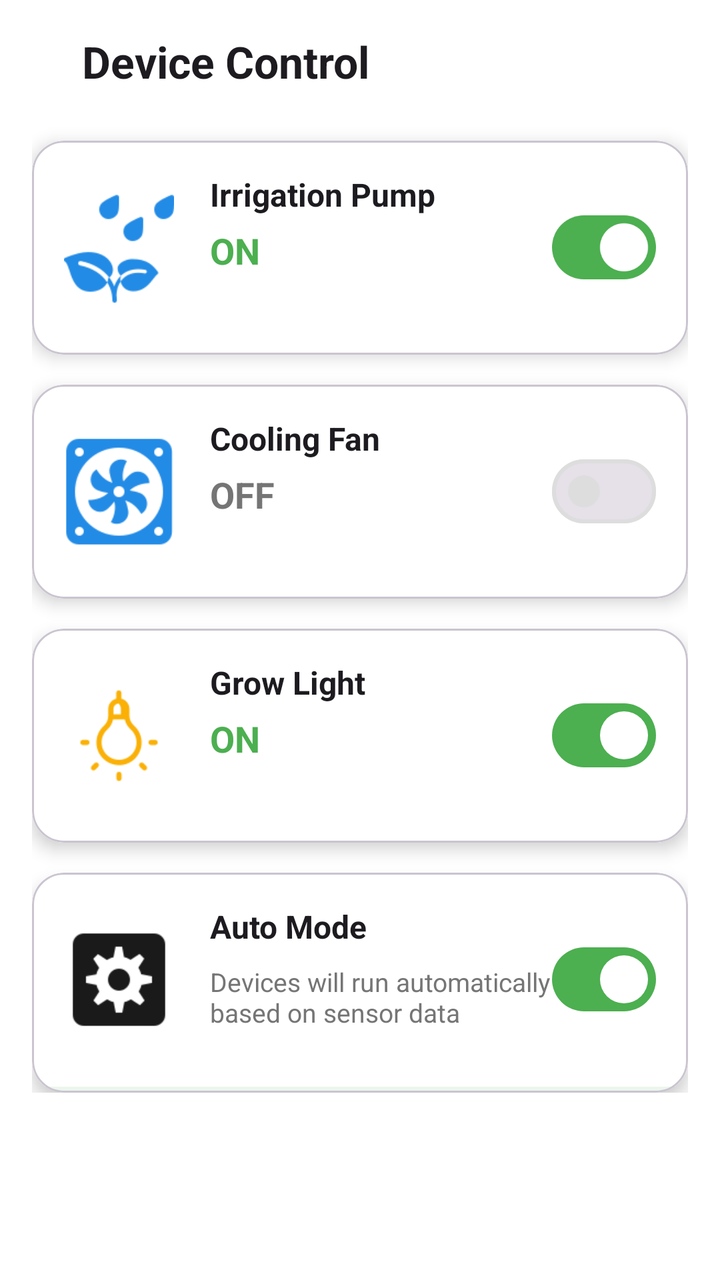
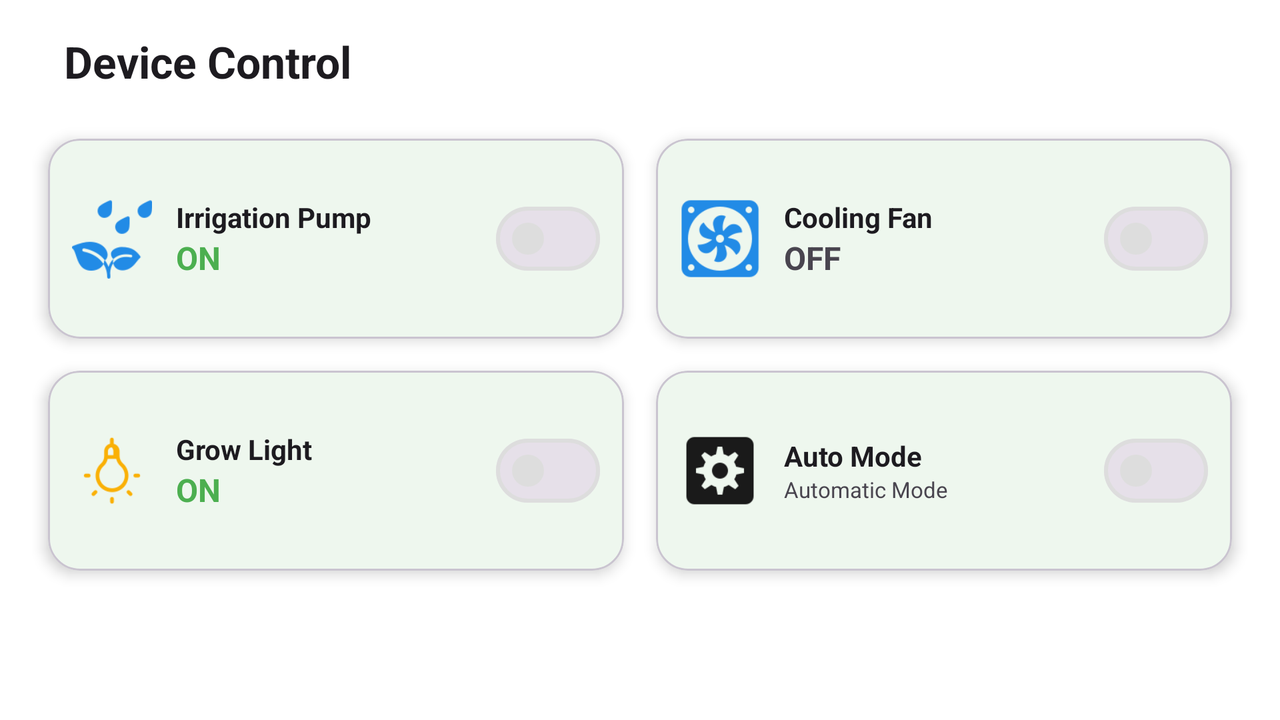

Compare how this app lays out the same screen by default and in its alternative resource folder. The renders come first, then the two layout files and the values they reference.
<!-- AndroidManifest.xml: application theme Theme.SmartFarm -->
<!-- res/layout/control_panel.xml -->
<ScrollView xmlns:android="http://schemas.android.com/apk/res/android"
    xmlns:app="http://schemas.android.com/apk/res-auto"
    xmlns:tools="http://schemas.android.com/tools"
    android:layout_width="match_parent"
    android:layout_height="match_parent"
    android:background="?android:attr/colorBackground">


    <LinearLayout
        android:orientation="vertical"
        android:padding="16dp"
        android:layout_width="match_parent"
        android:layout_height="wrap_content">


        

        <LinearLayout
            android:gravity="center_vertical"
            android:layout_width="match_parent"
            android:layout_height="wrap_content">

            <TextView
                android:text="@string/device_control"
                android:textSize="22sp"
                android:textStyle="bold"
                android:textColor="?android:attr/textColorPrimary"
                android:layout_marginStart="25dp"
                android:layout_width="0dp"
                android:layout_weight="1"
                android:layout_height="wrap_content"/>

           </LinearLayout>





        

        <com.google.android.material.card.MaterialCardView
            android:layout_marginTop="25dp"
            android:layout_width="match_parent"
            android:layout_height="wrap_content"
            android:minHeight="100dp"
            app:cardCornerRadius="16dp"
            app:cardElevation="5dp">


            <LinearLayout
                android:gravity="center_vertical"
                android:background="?attr/colorSurface"
                android:padding="16dp"
                android:orientation="horizontal"
                android:layout_width="match_parent"
                android:layout_height="match_parent">


                <ImageView
                    android:contentDescription="@string/todo"
                    android:src="@drawable/ic_irrigation_pump"
                    android:layout_width="55dp"
                    android:layout_height="55dp"
                    tools:ignore="ContentDescription" />


                <LinearLayout
                    android:layout_width="0dp"
                    android:layout_height="75dp"
                    android:layout_marginStart="18dp"
                    android:layout_weight="1"
                    android:orientation="vertical">


                    <TextView
                        android:layout_width="wrap_content"
                        android:layout_height="wrap_content"
                        android:text="@string/irrigation_pump"
                        android:textSize="16sp"
                        android:textStyle="bold"
                        android:textColor="?android:attr/textColorPrimary" />


                    <TextView
                        android:id="@+id/tvPumpStatus"
                        android:layout_width="wrap_content"
                        android:layout_height="wrap_content"
                        android:layout_marginTop="5dp"
                        android:text="@string/on"
                        android:textColor="@color/status_ok"
                        android:textSize="18sp"
                        android:textStyle="bold" />


                </LinearLayout>


                <com.google.android.material.materialswitch.MaterialSwitch
                    android:id="@+id/switchPump"
                    android:layout_width="wrap_content"
                    android:layout_height="wrap_content"
                    android:buttonTint="#4CAF50"
                    android:checked="true"
                    android:minWidth="48dp"
                    android:minHeight="48dp" />


            </LinearLayout>


        </com.google.android.material.card.MaterialCardView>






        

        <com.google.android.material.card.MaterialCardView
            android:layout_marginTop="15dp"
            android:layout_width="match_parent"
            android:layout_height="wrap_content"
            android:minHeight="100dp"
            app:cardCornerRadius="16dp"
            app:cardElevation="5dp">


            <LinearLayout
                android:gravity="center_vertical"
                android:padding="16dp"
                android:background="?attr/colorSurface"
                android:orientation="horizontal"
                android:layout_width="match_parent"
                android:layout_height="match_parent">


                <ImageView
                    android:src="@drawable/ic_cool_fan"
                    android:layout_width="55dp"
                    android:layout_height="55dp"
                    tools:ignore="ContentDescription" />



                <LinearLayout
                    android:orientation="vertical"
                    android:layout_marginStart="18dp"
                    android:layout_weight="1"
                    android:layout_width="0dp"
                    android:layout_height="75dp">


                    <TextView
                        android:text="@string/cooling_fan"
                        android:textStyle="bold"
                        android:textSize="16sp"
                        android:textColor="?android:attr/textColorPrimary"
                        android:layout_width="wrap_content"
                        android:layout_height="wrap_content"/>


                    <TextView
                        android:text="@string/off"
                        android:id="@+id/tvFanStatus"
                        android:textColor="@color/text_secondary"
                        android:textStyle="bold"
                        android:textSize="18sp"
                        android:layout_marginTop="5dp"
                        android:layout_width="wrap_content"
                        android:layout_height="wrap_content"/>


                </LinearLayout>


                <com.google.android.material.materialswitch.MaterialSwitch
                    android:id="@+id/switchFan"
                    android:layout_width="wrap_content"
                    android:layout_height="wrap_content"
                    android:checked="false"
                    android:minWidth="48dp"
                    android:minHeight="48dp" />


            </LinearLayout>


        </com.google.android.material.card.MaterialCardView>







        

        <com.google.android.material.card.MaterialCardView
            android:layout_marginTop="15dp"
            android:layout_width="match_parent"
            android:layout_height="wrap_content"
            android:minHeight="100dp"
            app:cardCornerRadius="16dp"
            app:cardElevation="5dp">


            <LinearLayout
                android:gravity="center_vertical"
                android:padding="16dp"
                android:background="?attr/colorSurface"
                android:orientation="horizontal"
                android:layout_width="match_parent"
                android:layout_height="match_parent">


                <ImageView
                    android:src="@drawable/ic_light"
                    android:layout_width="55dp"
                    android:layout_height="55dp"
                    tools:ignore="ContentDescription" />


                <LinearLayout
                    android:layout_width="0dp"
                    android:layout_height="75dp"
                    android:layout_marginStart="18dp"
                    android:layout_weight="1"
                    android:orientation="vertical"
                    tools:ignore="TextSizeCheck,TextSizeCheck">


                    <TextView
                        android:layout_width="wrap_content"
                        android:layout_height="wrap_content"
                        android:text="@string/grow_light"
                        android:textSize="16sp"
                        android:textStyle="bold"
                        android:textColor="?android:attr/textColorPrimary" />


                    <TextView
                        android:id="@+id/tvLightStatus"
                        android:layout_width="wrap_content"
                        android:layout_height="wrap_content"
                        android:layout_marginTop="5dp"
                        android:text="@string/on"
                        android:textColor="@color/status_ok"
                        android:textSize="18sp"
                        android:textStyle="bold" />


                </LinearLayout>


                <com.google.android.material.materialswitch.MaterialSwitch
                    android:id="@+id/switchLight"
                    android:layout_width="wrap_content"
                    android:layout_height="wrap_content"
                    android:checked="true"
                    android:minWidth="48dp"
                    android:minHeight="48dp" />


            </LinearLayout>

        </com.google.android.material.card.MaterialCardView>

        

        <com.google.android.material.card.MaterialCardView
            android:layout_marginTop="15dp"
            android:layout_width="match_parent"
            android:layout_height="wrap_content"
            android:minHeight="110dp"
            app:cardCornerRadius="16dp"
            app:cardElevation="5dp">


            <LinearLayout
                android:gravity="center_vertical"
                android:padding="16dp"
                android:background="?attr/colorSurface"
                android:orientation="horizontal"
                android:layout_width="match_parent"
                android:layout_height="match_parent">


                <ImageView
                    android:src="@drawable/ic_auto_mode"
                    android:layout_width="55dp"
                    android:layout_height="55dp"
                    tools:ignore="ContentDescription" />


                <LinearLayout
                    android:orientation="vertical"
                    android:layout_marginStart="18dp"
                    android:layout_weight="1"
                    android:layout_width="0dp"
                    android:layout_height="75dp">


                    <TextView
                        android:text="@string/auto_mode"
                        android:textStyle="bold"
                        android:textSize="16sp"
                        android:textColor="?android:attr/textColorPrimary"
                        android:layout_width="wrap_content"
                        android:layout_height="wrap_content"/>


                    <TextView
                        android:text="@string/devices_will_run_automatically_nbased_on_sensor_data"
                        android:textSize="13sp"
                        android:textColor="@color/text_secondary"
                        android:layout_marginTop="8dp"
                        android:layout_width="wrap_content"
                        android:layout_height="wrap_content"/>


                </LinearLayout>


                <com.google.android.material.materialswitch.MaterialSwitch
                    android:id="@+id/switchAutoMode"
                    android:layout_width="wrap_content"
                    android:layout_height="wrap_content"
                    android:checked="true"
                    android:minWidth="48dp"
                    android:minHeight="48dp" />


            </LinearLayout>


        </com.google.android.material.card.MaterialCardView>



    </LinearLayout>

</ScrollView>
<!-- resources referenced by this layout -->
<resources>
  <color name="status_ok">#4CAF50</color>
  <color name="text_secondary">#757575</color>
  <!-- drawable ic_auto_mode: png bitmap (drawable, 1685 bytes) -->
  <!-- drawable ic_cool_fan: png bitmap (drawable, 3134 bytes) -->
  <!-- drawable ic_irrigation_pump: png bitmap (drawable, 2333 bytes) -->
  <!-- drawable ic_light: png bitmap (drawable, 1968 bytes) -->
  <string name="auto_mode">Auto Mode</string>
  <string name="cooling_fan">Cooling Fan</string>
  <string name="device_control">Device Control</string>
  <string name="devices_will_run_automatically_nbased_on_sensor_data">Devices will run automatically\nbased on sensor data</string>
  <string name="grow_light">Grow Light</string>
  <string name="irrigation_pump">Irrigation Pump</string>
  <string name="off">OFF</string>
  <string name="on">ON</string>
  <string name="todo">TODO</string>
  <style name="Theme.SmartFarm" parent="Base.Theme.SmartFarm" />
  <style name="Base.Theme.SmartFarm" parent="Theme.Material3.DayNight.NoActionBar">
          
          <item name="colorPrimary">@color/green</item>
          <item name="android:colorBackground">@color/white</item>
          <item name="colorSurface">@color/white</item>
          <item name="colorOnSurface">@color/text_primary</item>
          <item name="colorSecondaryContainer">@color/white</item>
          <item name="colorOutline">@color/light_gray</item>
  
          
          <item name="android:statusBarColor">@color/white</item>
          <item name="android:windowLightStatusBar">true</item>
      </style>
  <color name="green">#4CAF50</color>
  <color name="white">#FFFFFFFF</color>
  <color name="text_primary">#212121</color>
  <color name="light_gray">#DDDDDD</color>
</resources>
<!-- res/layout-land/control_panel.xml (the repository's variant of the layout above) -->
<!-- drawn on the phone turned sideways -->
<?xml version="1.0" encoding="utf-8"?>
<ScrollView xmlns:android="http://schemas.android.com/apk/res/android"
    xmlns:app="http://schemas.android.com/apk/res-auto"
    xmlns:tools="http://schemas.android.com/tools"
    android:layout_width="match_parent"
    android:layout_height="match_parent"
    android:background="?android:attr/colorBackground"
    android:fillViewport="true">

    <LinearLayout
        android:layout_width="match_parent"
        android:layout_height="wrap_content"
        android:orientation="vertical"
        android:padding="16dp">

        <TextView
            android:layout_width="wrap_content"
            android:layout_height="wrap_content"
            android:text="@string/device_control"
            android:textSize="22sp"
            android:textStyle="bold"
            android:textColor="?android:attr/textColorPrimary"
            android:layout_marginStart="16dp"
            android:layout_marginBottom="16dp"/>

        <GridLayout
            android:layout_width="match_parent"
            android:layout_height="wrap_content"
            android:columnCount="2"
            android:rowCount="2"
            android:alignmentMode="alignMargins"
            android:columnOrderPreserved="false">

            
            <com.google.android.material.card.MaterialCardView
                android:layout_width="0dp"
                android:layout_height="100dp"
                android:layout_columnWeight="1"
                android:layout_margin="8dp"
                app:cardBackgroundColor="?attr/colorSurface"
                app:cardCornerRadius="16dp"
                app:cardElevation="4dp">
                <LinearLayout android:layout_width="match_parent" android:layout_height="match_parent" android:gravity="center_vertical" android:orientation="horizontal" android:padding="12dp">
                    <ImageView android:layout_width="40dp" android:layout_height="40dp" android:src="@drawable/ic_irrigation_pump"/>
                    <LinearLayout android:layout_width="0dp" android:layout_height="wrap_content" android:layout_weight="1" android:layout_marginStart="12dp" android:orientation="vertical">
                        <TextView android:layout_width="wrap_content" android:layout_height="wrap_content" android:text="@string/irrigation_pump" android:textStyle="bold" android:textSize="14sp" android:textColor="?android:attr/textColorPrimary"/>
                        <TextView android:id="@+id/tvPumpStatus" android:layout_width="wrap_content" android:layout_height="wrap_content" android:text="ON" android:textColor="@color/status_ok" android:textStyle="bold" android:textSize="16sp"/>
                    </LinearLayout>
                    <com.google.android.material.materialswitch.MaterialSwitch android:id="@+id/switchPump" android:layout_width="wrap_content" android:layout_height="wrap_content"/>
                </LinearLayout>
            </com.google.android.material.card.MaterialCardView>

            
            <com.google.android.material.card.MaterialCardView
                android:layout_width="0dp"
                android:layout_height="100dp"
                android:layout_columnWeight="1"
                android:layout_margin="8dp"
                app:cardBackgroundColor="?attr/colorSurface"
                app:cardCornerRadius="16dp"
                app:cardElevation="4dp">
                <LinearLayout android:layout_width="match_parent" android:layout_height="match_parent" android:gravity="center_vertical" android:orientation="horizontal" android:padding="12dp">
                    <ImageView android:layout_width="40dp" android:layout_height="40dp" android:src="@drawable/ic_cool_fan"/>
                    <LinearLayout android:layout_width="0dp" android:layout_height="wrap_content" android:layout_weight="1" android:layout_marginStart="12dp" android:orientation="vertical">
                        <TextView android:layout_width="wrap_content" android:layout_height="wrap_content" android:text="@string/cooling_fan" android:textStyle="bold" android:textSize="14sp" android:textColor="?android:attr/textColorPrimary"/>
                        <TextView android:id="@+id/tvFanStatus" android:layout_width="wrap_content" android:layout_height="wrap_content" android:text="OFF" android:textColor="?android:attr/textColorSecondary" android:textStyle="bold" android:textSize="16sp"/>
                    </LinearLayout>
                    <com.google.android.material.materialswitch.MaterialSwitch android:id="@+id/switchFan" android:layout_width="wrap_content" android:layout_height="wrap_content"/>
                </LinearLayout>
            </com.google.android.material.card.MaterialCardView>

            
            <com.google.android.material.card.MaterialCardView
                android:layout_width="0dp"
                android:layout_height="100dp"
                android:layout_columnWeight="1"
                android:layout_margin="8dp"
                app:cardBackgroundColor="?attr/colorSurface"
                app:cardCornerRadius="16dp"
                app:cardElevation="4dp">
                <LinearLayout android:layout_width="match_parent" android:layout_height="match_parent" android:gravity="center_vertical" android:orientation="horizontal" android:padding="12dp">
                    <ImageView android:layout_width="40dp" android:layout_height="40dp" android:src="@drawable/ic_light"/>
                    <LinearLayout android:layout_width="0dp" android:layout_height="wrap_content" android:layout_weight="1" android:layout_marginStart="12dp" android:orientation="vertical">
                        <TextView android:layout_width="wrap_content" android:layout_height="wrap_content" android:text="@string/grow_light" android:textStyle="bold" android:textSize="14sp" android:textColor="?android:attr/textColorPrimary"/>
                        <TextView android:id="@+id/tvLightStatus" android:layout_width="wrap_content" android:layout_height="wrap_content" android:text="ON" android:textColor="@color/status_ok" android:textStyle="bold" android:textSize="16sp"/>
                    </LinearLayout>
                    <com.google.android.material.materialswitch.MaterialSwitch android:id="@+id/switchLight" android:layout_width="wrap_content" android:layout_height="wrap_content"/>
                </LinearLayout>
            </com.google.android.material.card.MaterialCardView>

            
            <com.google.android.material.card.MaterialCardView
                android:layout_width="0dp"
                android:layout_height="100dp"
                android:layout_columnWeight="1"
                android:layout_margin="8dp"
                app:cardBackgroundColor="?attr/colorSurface"
                app:cardCornerRadius="16dp"
                app:cardElevation="4dp">
                <LinearLayout android:layout_width="match_parent" android:layout_height="match_parent" android:gravity="center_vertical" android:orientation="horizontal" android:padding="12dp">
                    <ImageView android:layout_width="40dp" android:layout_height="40dp" android:src="@drawable/ic_auto_mode"/>
                    <LinearLayout android:layout_width="0dp" android:layout_height="wrap_content" android:layout_weight="1" android:layout_marginStart="12dp" android:orientation="vertical">
                        <TextView android:layout_width="wrap_content" android:layout_height="wrap_content" android:text="@string/auto_mode" android:textStyle="bold" android:textSize="14sp" android:textColor="?android:attr/textColorPrimary"/>
                        <TextView android:layout_width="wrap_content" android:layout_height="wrap_content" android:text="Automatic Mode" android:textSize="11sp" android:textColor="?android:attr/textColorSecondary"/>
                    </LinearLayout>
                    <com.google.android.material.materialswitch.MaterialSwitch android:id="@+id/switchAutoMode" android:layout_width="wrap_content" android:layout_height="wrap_content"/>
                </LinearLayout>
            </com.google.android.material.card.MaterialCardView>

        </GridLayout>

    </LinearLayout>
</ScrollView>
<!-- resources referenced by the variant -->
<!-- as the phone turned sideways resolves them -->
<resources>
  <color name="status_ok">#4CAF50</color>
  <!-- drawable ic_auto_mode: png bitmap (drawable, 1685 bytes) -->
  <!-- drawable ic_cool_fan: png bitmap (drawable, 3134 bytes) -->
  <!-- drawable ic_irrigation_pump: png bitmap (drawable, 2333 bytes) -->
  <!-- drawable ic_light: png bitmap (drawable, 1968 bytes) -->
  <string name="auto_mode">Auto Mode</string>
  <string name="cooling_fan">Cooling Fan</string>
  <string name="device_control">Device Control</string>
  <string name="grow_light">Grow Light</string>
  <string name="irrigation_pump">Irrigation Pump</string>
  <style name="Theme.SmartFarm" parent="Base.Theme.SmartFarm" />
  <style name="Base.Theme.SmartFarm" parent="Theme.Material3.DayNight.NoActionBar">
          
          <item name="colorPrimary">@color/green</item>
          <item name="android:colorBackground">@color/white</item>
          <item name="colorSurface">@color/white</item>
          <item name="colorOnSurface">@color/text_primary</item>
          <item name="colorSecondaryContainer">@color/white</item>
          <item name="colorOutline">@color/light_gray</item>
  
          
          <item name="android:statusBarColor">@color/white</item>
          <item name="android:windowLightStatusBar">true</item>
      </style>
  <color name="green">#4CAF50</color>
  <color name="white">#FFFFFFFF</color>
  <color name="text_primary">#212121</color>
  <color name="light_gray">#DDDDDD</color>
</resources>
